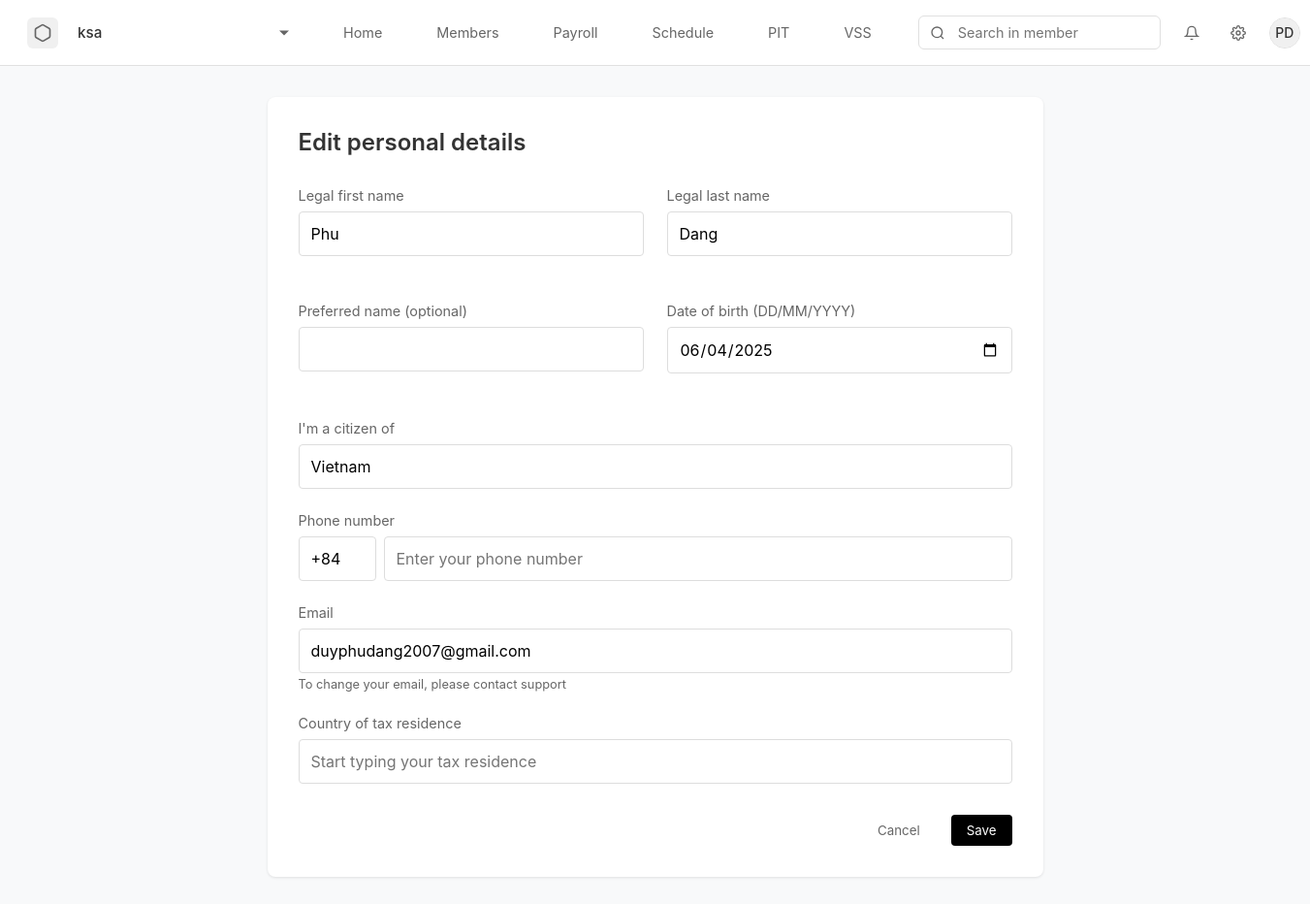
/profile/edit-personal-details (signed in), run on an earlier commit of the app's database.
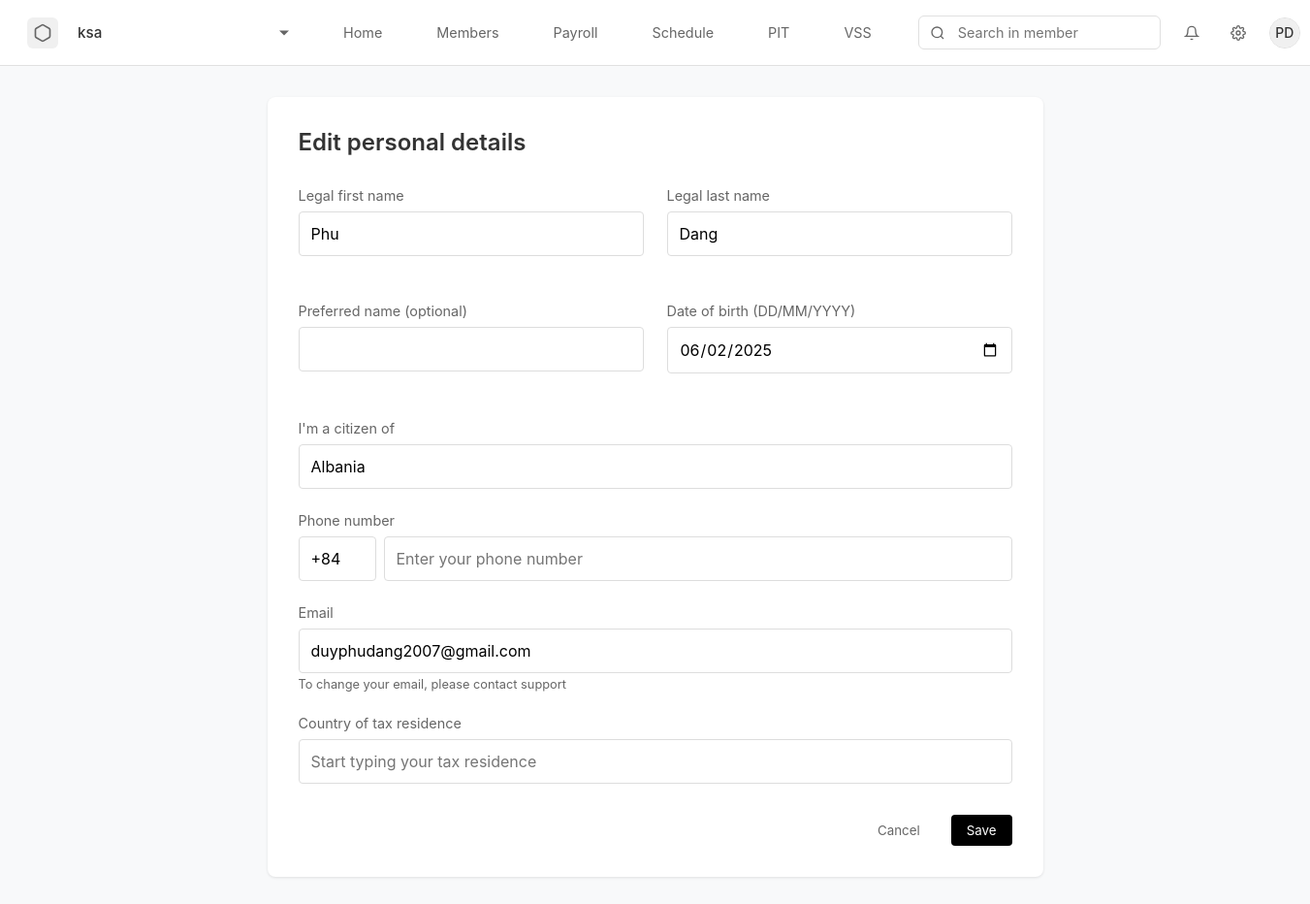
And on a later commit of the database.
### app.py (models this page shows, shortened)
class User(db.Model):
    id = db.Column(db.Integer, primary_key=True)
    email = db.Column(db.String(120), unique=True, nullable=False)
    password = db.Column(db.String(80), nullable=False)
    first_name = db.Column(db.String(80))
    last_name = db.Column(db.String(80))
    preferred_name = db.Column(db.String(80))
    date_of_birth = db.Column(db.String(20))
    citizenship = db.Column(db.String(80))
    phone = db.Column(db.String(20))
    tax_residence = db.Column(db.String(80))
    department = db.Column(db.String(80))
    job_title = db.Column(db.String(80))
    seniority_level = db.Column(db.String(80))
    created_at = db.Column(db.DateTime, default=datetime.utcnow)
    profile_completed = db.Column(db.Boolean, default=False)
    organization_id = db.Column(db.Integer, db.ForeignKey('organization.id'))
    organization = db.relationship('Organization')
    @property
    def name(self):
        if self.first_name and self.last_name:
            return f"{self.first_name} {self.last_name}"
        return "None"

### app.py (the view)
@app.route('/profile/edit-personal-details')
def edit_personal_details():
    if 'user_id' not in session:
        return redirect('/login')
    user = User.query.get(session['user_id'])
    if not user:
        session.pop('user_id', None)
        return redirect('/login')
    return render_template('edit_personal_details.html', user=user)

### app.py (called while the page is built)
@app.context_processor
def inject_organization():
    if 'user_id' in session:
        user = User.query.get(session['user_id'])
        if user and user.organization_id:
            organization = Organization.query.get(user.organization_id)
            return {'organization': organization}
    return {'organization': None}

### templates/edit_personal_details.html (shortened to what this page needs)
{% extends "base.html" %}
{% block content %}
<div class="edit-details-container">
    <h2 class="edit-details-title">Edit personal details</h2>
    <form id="personalDetailsForm">
        <div class="form-row">
            <div class="form-group">
                <label class="form-label">Legal first name</label>
                <input type="text" class="form-input" id="firstName" value="{{ user.first_name }}">
            </div>
            <div class="form-group">
                <label class="form-label">Legal last name</label>
                <input type="text" class="form-input" id="lastName" value="{{ user.last_name }}">
            </div>
        </div>
        <div class="form-row">
            <div class="form-group">
                <label class="form-label">Preferred name (optional)</label>
                <input type="text" class="form-input" id="preferredName" value="{{ user.preferred_name or '' }}">
            </div>
            <div class="form-group">
                <label class="form-label">Date of birth (DD/MM/YYYY)</label>
                <input type="date" class="form-input" id="dateOfBirth" value="{{ user.date_of_birth }}">
            </div>
        </div>
        <div class="form-group">
            <label class="form-label">I'm a citizen of</label>
            <div class="dropdown-wrapper">
                <input type="text" class="form-input" id="citizenship" value="{{ user.citizenship }}" placeholder="Start typing your citizenship">
            </div>
        </div>
        <div class="form-group">
            <label class="form-label">Phone number</label>
            <div style="display: flex; gap: 0.5rem;">
                <input type="text" class="form-input" style="width: 80px;" value="+84" readonly>
                <input type="tel" class="form-input" id="phone" value="{{ user.phone or '' }}" placeholder="Enter your phone number">
            </div>
        </div>
        <div class="form-group">
            <label class="form-label">Email</label>
            <input type="email" class="form-input" value="{{ user.email }}" readonly>
            <div class="form-hint">To change your email, please contact support</div>
        </div>
        <div class="form-group">
            <label class="form-label">Country of tax residence</label>
            <div class="dropdown-wrapper">
                <input type="text" class="form-input" id="taxResidence" value="{{ user.tax_residence or '' }}" placeholder="Start typing your tax residence">
            </div>
        </div>
        <div class="form-actions">
            <button type="button" class="btn-cancel" onclick="window.location.href='/profile/settings'">Cancel</button>
            <button type="submit" class="btn-save">Save</button>
        </div>
    </form>
</div>
{% endblock %}

What changed in the data, as far as the page shows it:
changed User "Phu": date_of_birth "06/04/2025" → "06/02/2025"; citizenship "Vietnam" → "Albania"
